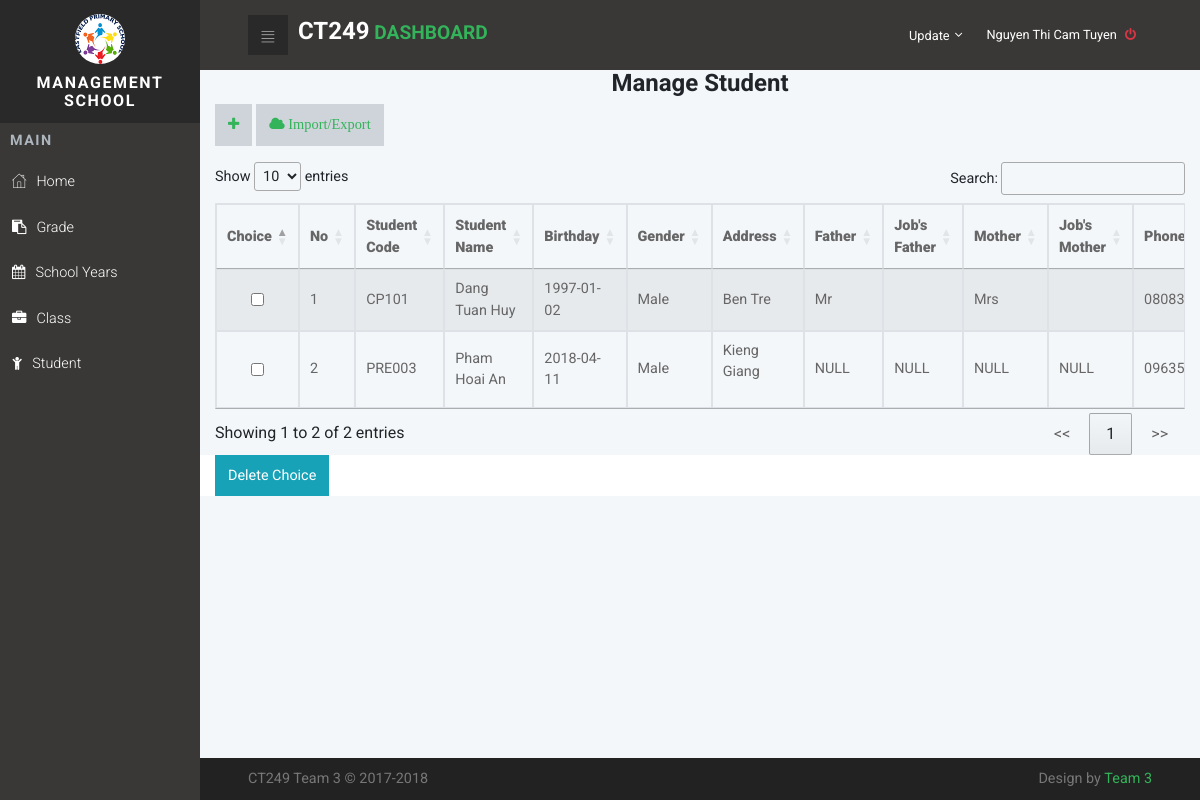
Before: /index.php?page=Student (signed in) with the older database file.
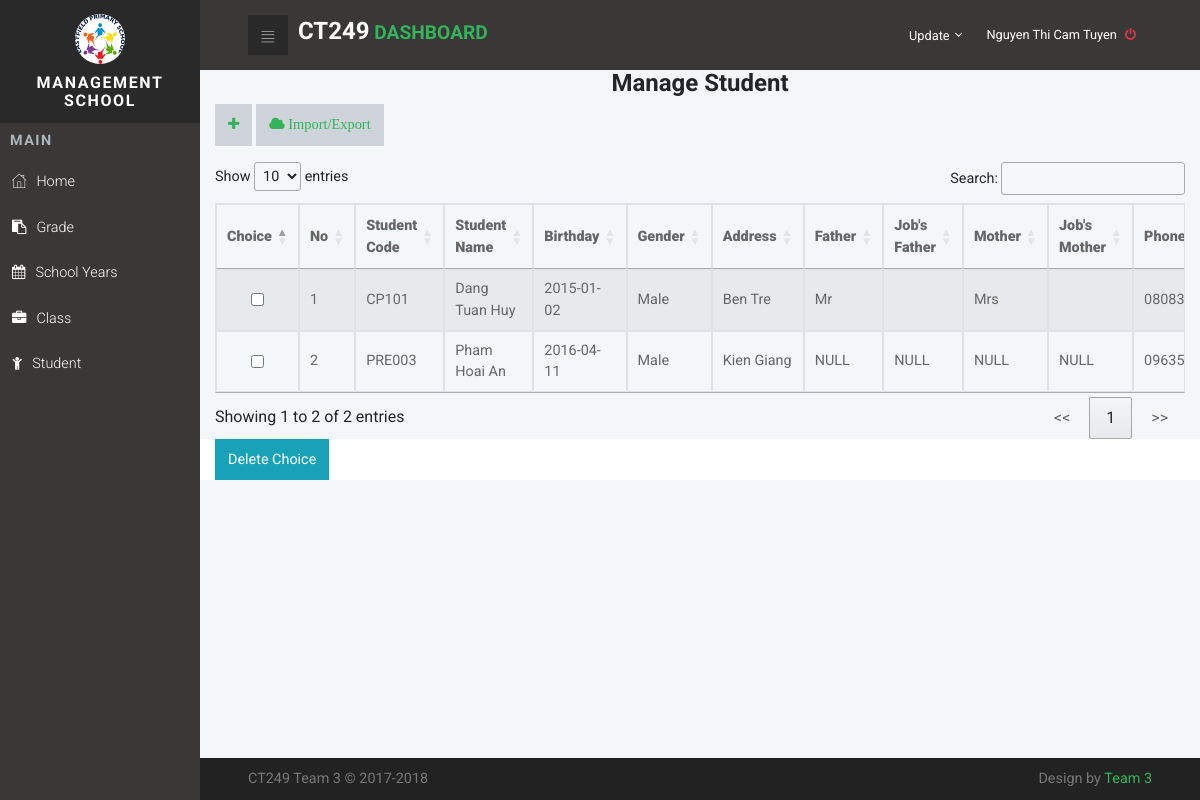
After: the same page with the newer database file.
### tables this page shows
CREATE TABLE IF NOT EXISTS `Student` (
  `StudentCode` varchar(155) NOT NULL,
  `StudentName` varchar(155) NOT NULL,
  `StudentBirth` date NOT NULL,
  `StudentGender` int(11) NOT NULL DEFAULT '0',
  `StudentAddress` varchar(150) NOT NULL,
  `YourFatherName` varchar(70) NOT NULL,
  `JobFather` varchar(50) DEFAULT NULL,
  `YourMotherName` varchar(70) NOT NULL,
  `JobMother` varchar(50) DEFAULT NULL,
  `PhoneHouse` varchar(50) NOT NULL,
  `StudentStatus` smallint(6) DEFAULT '1',
  `ClassId` int(11) DEFAULT NULL
);

### resource/student/Student.php (the view, shortened to what this page needs)
<div class="container">
	<form name="frmXoa" method="post" action="">
		<h1 class="text-center">Manage Student</h1>
		<p>
			<a  class="btn btn-default" href="?page=AddStudent">
				<i class="fa fa-plus"></i>
			</a>
			<a  class="btn btn-default" href="?page=ie">
				<i class="fa fa-cloud"> Import/Export</i>
			</a>
		</p>
		<table class="table-striped table-responsive table-bordered" id="myTable">
			<thead>
				<tr>
					<th><strong>Choice</strong></th>
					<th><strong>No</strong></th>
					<th><strong>Student Code</strong></th>
                    <th><strong>Student Name</strong></th>
                    <th><strong>Birthday</strong></th>
                    <th><strong>Gender</strong></th>
                    <th><strong>Address</strong></th>
                    <th><strong>Father</strong></th>
                    <th><strong>Job's Father</strong></th>
                    <th><strong>Mother</strong></th>
                    <th><strong>Job's Mother</strong></th>
                    <th><strong>Phone</strong></th>
				</tr>
			</thead>
			<tbody>
				<?php
				$num=1;
				$result = mysqli_query($conn,"SELECT * FROM Student s, Class c, Grade g WHERE s.ClassId = c.ClassId AND c.GradeId = g.GradeId");
				while($row=mysqli_fetch_array($result, MYSQLI_ASSOC))	{ ?>
					<tr>
						<td><input name="checkbox[]" type="checkbox" id="checkbox[]" class="form-control" value="<?php echo $row["StudentCode"] ?>"></td>
						<td><?php echo $num ?></td>
						<td><?php echo $row["StudentCode"] ?></td>
                        <td><?php echo $row["StudentName"] ?></td>
                        <td><?php echo $row["StudentBirth"] ?></td>
                        <td><?php echo $row["StudentGender"]== 0 ? "Male" : "Female" ?></td>
                        <td><?php echo $row["StudentAddress"] ?></td>
                        <td><?php echo $row["YourFatherName"] ?></td>
                        <td><?php echo $row["JobFather"] ?></td>
                        <td><?php echo $row["YourMotherName"] ?></td>
                        <td><?php echo $row["JobMother"] ?></td>
                        <td><?php echo $row["PhoneHouse"] ?></td>
						</tr>
						<?php
						$num++;
					}
					?>
				</tbody>
			</table>
			<div class="row" style="background-color:#FFF">
				<div class="col-md-12">
					<input type="submit" value="Delete Choice" name="btnDelete" id="btnDelete" onclick='return deleteConfirm()' class="btn btn-info"/>
				</div>
			</div>
		</form>
	</div>

Changed rows visible on the page:
changed student "CP101": StudentBirth "1997-01-02" → "2015-01-02"
changed student "PRE003": StudentBirth "2018-04-11" → "2016-04-11"; StudentAddress "Kieng Giang" → "Kien Giang"
